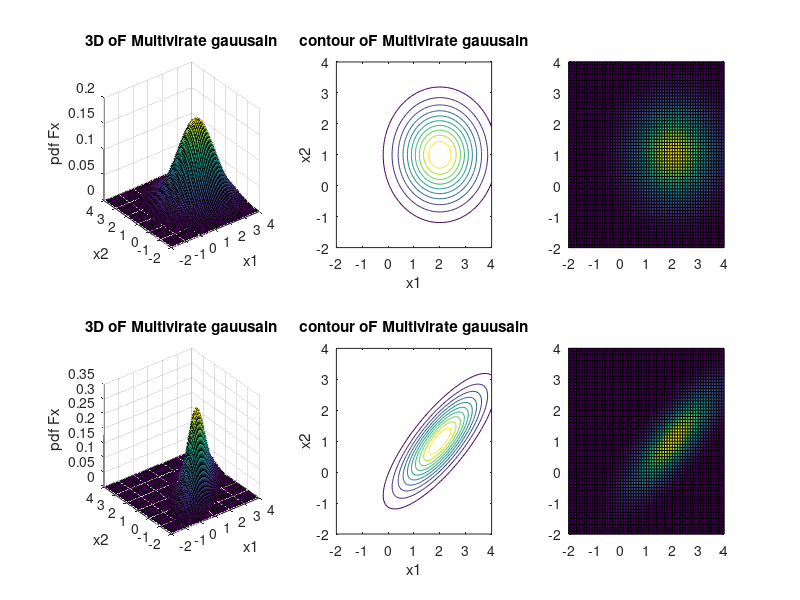

This figure's MATLAB source:
%BANDA NAVEEN-22104061(Assignment-1)
%problem4: plotting multivirate gaussian and its contour
clc;
clear all;
close all;
%% uncorrelaed gaussian vector
mean_vector1=[2 1];%mean
covarince_matrix1=[1 0;0 1];%covariance
x1=-2:0.1:4;%first axix of pdf
y1=-2:0.1:4;%second axis of pdf
X1= repmat(x1,length(x1),1);%creating meshgrid of taking all labels of x and y
Y1=X1';
Z1=reshape(X1,[],1);%first coordinate of x vector
Z2=reshape(Y1,[],1);%second coordinate of x vector
Z=[Z1 Z2];
fx1=mvnpdf(Z,mean_vector1,covarince_matrix1);%pdf values of multivariate gaussian
fx1=reshape(fx1,length(x1),length(y1));
subplot(2,3,1)
surf(x1,y1,fx1)%3d of multivirate gauusian
xlabel('x1')
ylabel('x2')
zlabel('pdf Fx')
title('3D oF Multivirate gauusain')
subplot(2,3,2)
contour(x1,y1,fx1)%contour of multivirate gauusian
xlabel('x1')
ylabel('x2')
title('contour oF Multivirate gauusain')
subplot(2,3,2)
subplot(2,3,3)
pcolor(x1,y1,fx1)
%% correlaed gaussian vector
mean_vector2=[2 1];
covarince_matrix2=[1 0.8;0.8 1];
x2=-2:0.1:4;
y2=-2:0.1:4;
X2= repmat(x2,length(x2),1);
Y2=X2';
W1=reshape(X2,[],1);
W2=reshape(Y2,[],1);
W=[W1 W2];
fx2=mvnpdf(W,mean_vector2,covarince_matrix2);
fx2=reshape(fx2,length(x2),length(y2));
subplot(2,3,4)
surf(x2,y2,fx2)
xlabel('x1')
ylabel('x2')
zlabel('pdf Fx')
title('3D oF Multivirate gauusain')
subplot(2,3,5)
contour(x2,y2,fx2)
xlabel('x1')
ylabel('x2')
title('contour oF Multivirate gauusain')
subplot(2,3,6)
pcolor(x2,y2,fx2)

